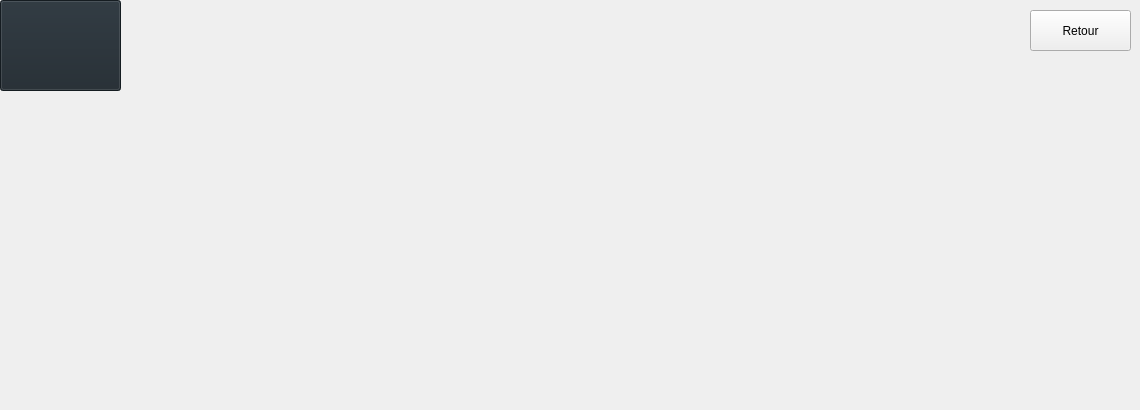
      <widget class="QWidget" name="stat">
       <attribute name="title">
        <string>Statistique</string>
       </attribute>
       <widget class="QcustomPlot" name="GRAPH" native="true">
        <property name="geometry">
         <rect>
          <x>240</x>
          <y>40</y>
          <width>491</width>
          <height>361</height>
         </rect>
        </property>
       </widget>
       <widget class="QPushButton" name="retour_4_reservation">
        <property name="geometry">
         <rect>
          <x>1030</x>
          <y>10</y>
          <width>101</width>
          <height>41</height>
         </rect>
        </property>
        <property name="styleSheet">
         <string notr="true"/>
        </property>
        <property name="text">
         <string>Retour</string>
        </property>
        <property name="icon">
         <iconset resource="images.qrc">
          <normaloff>:/images/return.png</normaloff>:/images/return.png</iconset>
        </property>
        <property name="iconSize">
         <size>
          <width>30</width>
          <height>30</height>
         </size>
        </property>
       </widget>
       <widget class="QPushButton" name="pushButton_19">
        <property name="geometry">
         <rect>
          <x>0</x>
          <y>0</y>
          <width>121</width>
          <height>91</height>
         </rect>
        </property>
        <property name="styleSheet">
         <string notr="true">QPushButton
{
 
    background-color: #1e272e;
    
    border-color: #1e272e;
   
}</string>
        </property>
        <property name="text">
         <string/>
        </property>
        <property name="icon">
         <iconset resource="Ressources.qrc">
          <normaloff>:/new/images/images/Image4.png</normaloff>:/new/images/images/Image4.png</iconset>
        </property>
        <property name="iconSize">
         <size>
          <width>80</width>
          <height>80</height>
         </size>
        </property>
       </widget>
      </widget>
